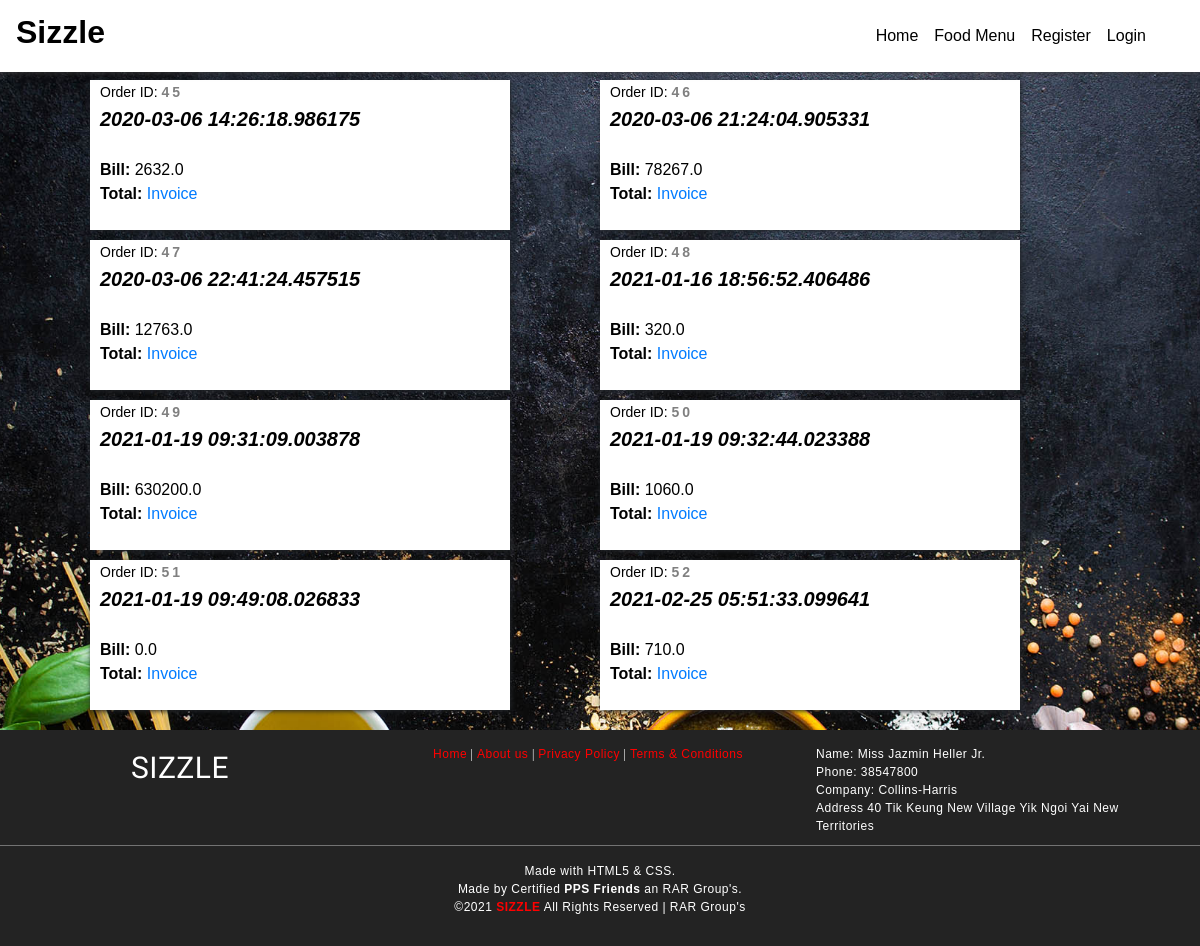
The page /orders on the database as committed earlier.
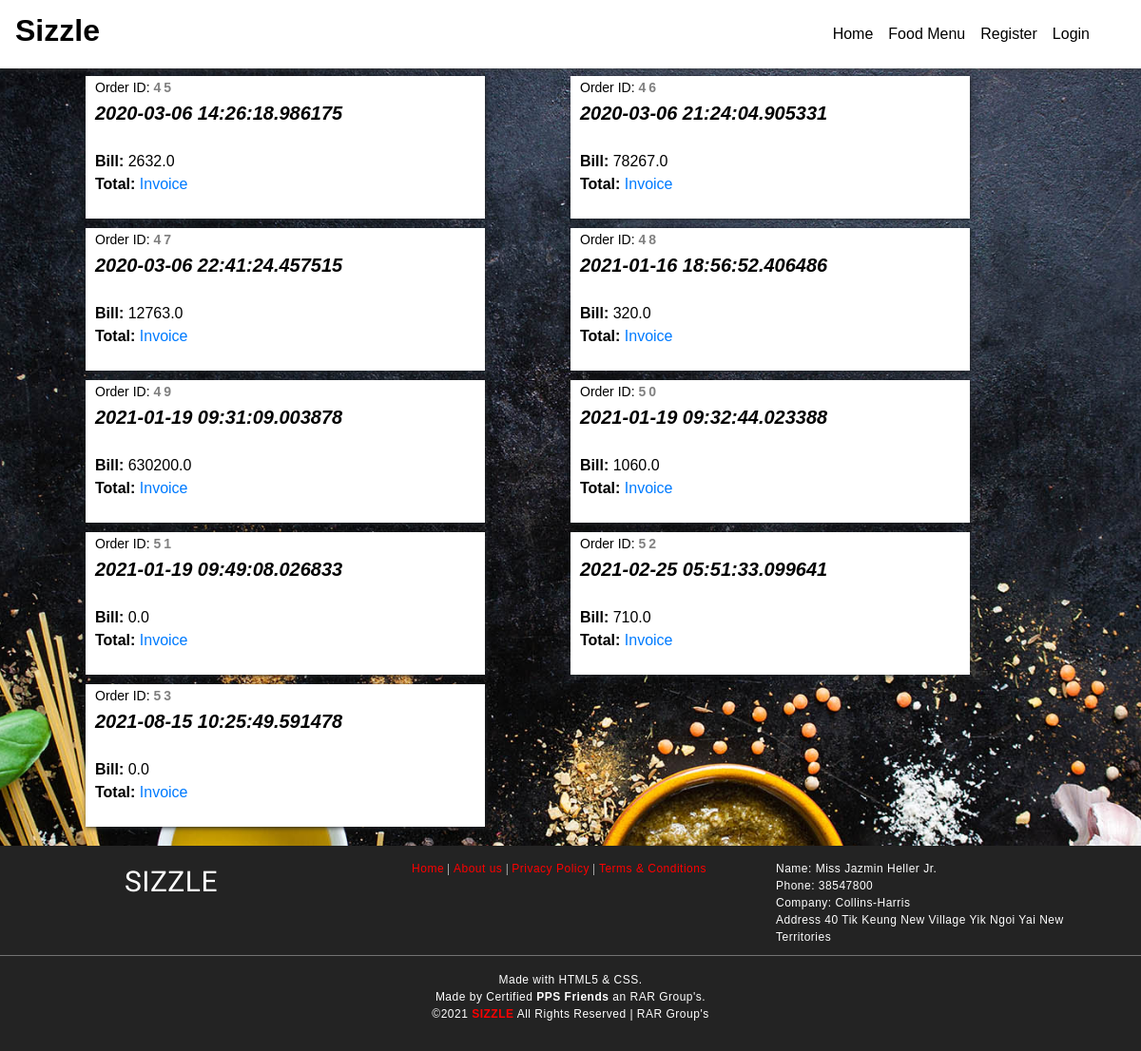
The same page on the database as committed later.
### foodapp/models.py (models this page shows)
class Order(models.Model):
	OrderId   = models.AutoField(primary_key=True)
	CustEmail = models.CharField(max_length=30)
	OrderDate = models.CharField(max_length=40)
	TotalBill = models.FloatField(max_length=50)
	class Meta:
		db_table = "FP_Order"

### foodapp/views.py (the view)
# urls.py: path('orders',views.getorder),
def getorder(request):
	orders = Order.objects.all()
	return render(request,'orderlist.html',{'orderlist':orders})

### Templates/foodapp/orderlist.html (shortened to what this page needs)
<!DOCTYPE html>
<html lang="en" dir="ltr">
  <head>
	{% load static %}
    <link rel="stylesheet" type="text/css" href="{% static 'css/imperial_style.css' %}" />
    <link rel="stylesheet" type="text/css" href="{% static 'css/master.css' %}" />
    <link rel="stylesheet" href="https://use.fontawesome.com/releases/v5.7.2/css/all.css">
    <link rel="stylesheet" href="https://use.fontawesome.com/releases/v5.3.1/css/all.css">
<link rel="stylesheet" href="https://stackpath.bootstrapcdn.com/bootstrap/4.4.1/css/bootstrap.min.css">
  </head>
    <nav class="navbar navbar-expand-lg navbar-light" style="position: fixed;width:100%;background-image: linear-gradient(180deg,#FFF,#FFF);box-shadow: 0px 0px 7px 0px #404040;">
      <a class="navbar-brand" href="/"><h2 style="color:black;font-family:sans-serif;font-weight:bolder;"><b>Sizzle</b></h2></a>
      <div class="collapse navbar-collapse" id="navbarSupportedContent">
        <ul class="navbar-nav" style="margin-left:auto!important;margin-right:30px;">
          <li class="nav-item active">
            <a class="nav-link" id="nav-link" href="home">Home <span class="sr-only">(current)</span></a>
          </li>
          <li class="nav-item active">
            <a class="nav-link" id="nav-link" href="allfood">Food Menu <span class="sr-only">(current)</span></a>
          </li>
          {% if request.session.CustId is None and request.session.AdminId is None %}
          <li class="nav-item active">
            <a class="nav-link" id="nav-link" href="addcustomer">Register <span class="sr-only">(current)</span></a>
          </li>
          {% endif %}
          {% if request.session.CustId is None and request.session.AdminId is None %}
          <li class="nav-item active">
            <a class="nav-link" id="nav-link" href="login">Login <span class="sr-only">(current)</span></a>
          </li>
          {% endif %}
        </ul>
      </div>
    </nav>
    <main style="margin-top:80px;">
      <form action="placeorder" method="post">
{% for o in orderlist %}
      <div class="" style="background:#FFF;position: static;width:35%;height:150px;margin-left: 7.5%;float:left;box-shadow:1px 1px 5px;margin-bottom:10px;">
        <span style="color:black;float:left;margin-left:10px;"><span style="font-size:14px;">Order ID: <b style="letter-spacing: 3px;color: grey;">{{o.OrderId}}</b></span><br /><b style="font-size:20px;"><i>{{o.OrderDate}}</i></b><br/>
<br />
<tr>
<td><b>Bill:  </b></td><td>{{o.TotalBill}}</td><br /><td><b>Total:  </b></td><td id="tlp" style="color:black;"></td>
</tr><a href="#">Invoice</a>
      </span>
      </div>
      {% endfor %}
    </form>
    </main>
    <footer>
      <div class="foot-con">
        <div class="fo-cont-1">
            SIZZLE
        </div>
        <div class="fo-cont-2">
          <a class="ext-link" href="#">Home</a> |
            <a class="ext-link" href="#">About us</a> |
              <a class="ext-link" href="#">Privacy Policy</a> |
                <a class="ext-link" href="#">Terms & Conditions</a>
        </div>
        <div class="fo-cont-3">
          Name:	Miss Jazmin Heller Jr.<br />
Phone:	38547800<br />
Company:	Collins-Harris<br />
Address	40 Tik Keung New Village Yik Ngoi Yai New Territories
        </div>
      </div><hr style="background-color: grey;margin-top:0px;"/>Made with HTML5 & CSS.<br />
      Made by Certified <b>PPS Friends</b> an RAR Group's.<br />
      ©<script type='text/javascript'>var creditsyear = new Date();document.write(creditsyear.getFullYear());</script> <a class="ext-link" href="/"><b>SIZZLE</b></a> All Rights Reserved | RAR Group's
    </footer>
  </body>
</html>

### foodapp/static/css/imperial_style.css (style rules this page uses)
* { margin: 0; padding: 0; font-family: sans-serif; box-sizing: border-box; text-decoration: none; }
a { color: red; }
#nav-link { font-family: sans-serif; font-weight: 400; color:black; }
footer { margin-top: 10px; padding-top: 15px; padding-bottom: 30px; background-color: #232323; color: white; font-family: sans-serif; font-size:12px; font-weight: normal; letter-spacing: 0.5px; text-align: center; flex-shrink: 0; }
.foot-con { width: 100%; height: 100px; overflow: hidden; }
.fo-cont-1 { width:30%; float: left; text-align: center; font-size: 30px; font-weight: normal; color: ; font-family: 'Bevan', cursive; overflow: hidden; }
.fo-cont-2 { width:38%; float: left; font-size: 12px; text-align: center; font-weight: normal; color: ; font-family: 'Ultra', serif; overflow: hidden; }
.fo-cont-3 { width:30%; float: left; font-size: 12px; text-align: left; }

### foodapp/static/css/master.css (style rules this page uses)
* { margin: 0; padding: 0; font-family: sans-serif; box-sizing: border-box; text-decoration: none; }
main { margin-top: 50px; flex: 1 0 auto; }
footer { margin-top: 10px; padding-top: 15px; padding-bottom: 30px; background-color: #232323; color: white; font-family: sans-serif; font-size:12px; font-weight: normal; letter-spacing: 0.5px; text-align: center; flex-shrink: 0; }
.ext-link { color: red; }
.foot-con { width: 100%; height: 100px; overflow: hidden; }
.fo-cont-1 { width:30%; float: left; text-align: center; font-size: 30px; font-weight: normal; color: ; font-family: 'Bevan', cursive; overflow: hidden; }
.fo-cont-2 { width:38%; float: left; font-size: 12px; text-align: center; font-weight: normal; color: ; font-family: 'Ultra', serif; overflow: hidden; }
.fo-cont-3 { width:30%; float: left; font-size: 12px; text-align: left; }

Rows that differ between the two databases and show on the page:
added Order: OrderId "53", OrderDate "2021-08-15 10:25:49.591478", TotalBill "0.0"
